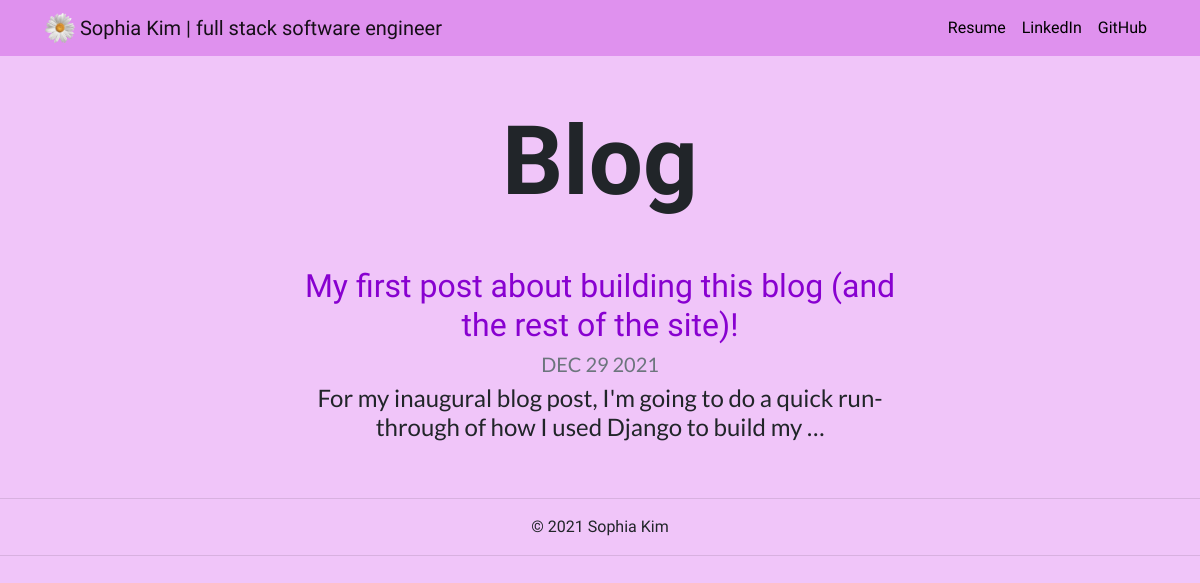
Screenshot of /blog/ with the database file from the repository.
### blog/models.py (models this page shows, shortened)
class Post(models.Model):
  title = models.CharField(max_length=100)
  date = models.DateField()
  text = models.TextField()
  url = models.URLField(blank=True)

### blog/views.py (the view)
# urls.py: path('', views.all_blogs, name='all_blogs'),
def all_blogs(request):
  posts = Post.objects.order_by('-date')
  return render(request, 'blog/all_blogs.html', {'posts': posts})

### blog/templates/blog/all_blogs.html
{% extends 'projects/base.html' %}
{% block content %}
<div class="container mt-5 col-8">
  <h1 id="blogtitle" class="font-weight-bold text-center">Blog</h1>
  {% for post in posts %}
  <div class="row justify-content-center my-5">
    <div class="col-md-10">
      <a href="{% url 'blog:detail' post.id %}" class="link-dark">
        <h2 id="section-heading">{{ post.title }}</h2>
      </a>
      <h5 class="text-muted">{{ post.date|date:'M d Y'|upper }}</h5>
      <h4>{{ post.text|striptags|truncatechars:100 }}</h4>
    </div>
  </div>
  {% endfor %}
</div>
{% endblock %}

### projects/static/projects/custom.css (style rules this page uses)
body { background-color: #f0c5f9; margin: 0; font-family: 'Lato', sans-serif; text-align: center; }
#blogtitle { font-size: 6rem; font-family: 'Fredoka One', cursive; }
#section-heading { font-family: 'Fredoka One', cursive; }
a:link { color: #8801D0 }

### rows the page displays
Post: title "My first post about building this blog (and the rest of the site)!", date "DEC 29 2021", text "For my inaugural blog post, I'm going to do a quick run-through of how I used Django to build my …"
